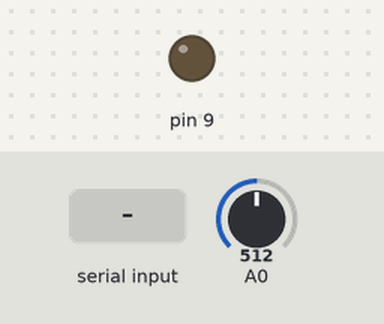
The sketch below on a simulated Arduino Leonardo, built with avr-gcc and run on an emulated ATmega32U4. On the bench: output pins drawn as LEDs (lit = HIGH). Inputs (shaded band) come from the test bench; at power-on: A0 = 512.

Above: at 1.2 s.
1.3 s: A0 set to 122
At 2.4 s:
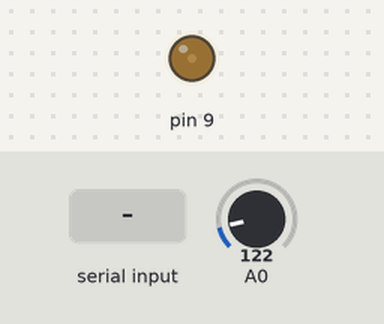
4.2 s: A0 set to 0
At 8.3 s:
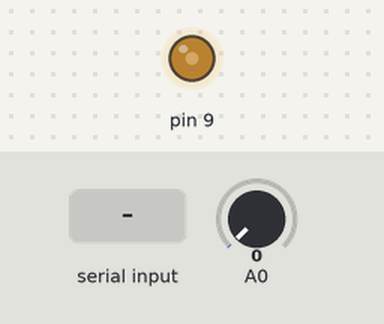
8.7 s: "SET_GAIN\n" received over Serial
At 9.3 s:
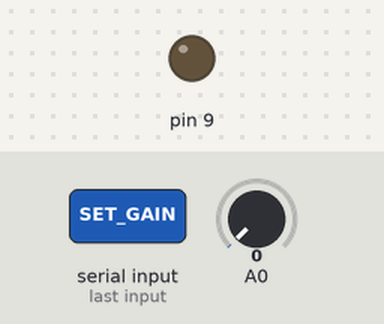
Timing chart, 0 to 11.2 s (numbered marks = the images above; inputs shaded):
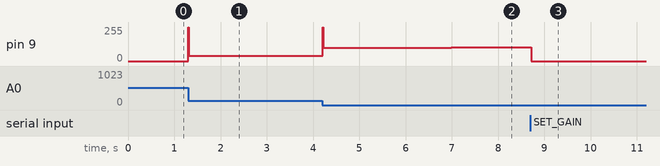

Measured:
- after the input at 1.3 s, pin 9: 0/255 → 38/255 at once, → 39/255 1.4 s later
- after the input at 8.7 s, pin 9: 102/255 → 0/255 at once

The sketch:

active_mode_233.ino
```cpp
// snippet: active_mode_233
// tags: active, serial, command, response
// boards: avr, esp32, megaavr, nano33iot, romi32u4, rp2040
// library: none
// description: Active sketch: SET_GAIN <kp> <ki> <kd> updates PID gains at runtime
// prompts: active, sketch, set_gain, updates, gains, runtime
// verified: compile-only
// source: kd-generated (id 233)
// exact-include: Arduino.h

#include <Arduino.h>

// PID controller variables
float kp = 1.0, ki = 0.01, kd = 0.1;
float integral = 0.0, prevError = 0.0;
float setpoint = 100.0;
float measured = 0.0;
float output = 0.0;

// Function to update PID gains
void updateGains(float newKp, float newKi, float newKd) {
  kp = newKp;
  ki = newKi;
  kd = newKd;
}

// Function to update setpoint
void updateSetpoint(float newSetpoint) {
  setpoint = newSetpoint;
}

// Function to calculate PID output
float pidUpdate(float sp, float pv, float dt) {
  float err = sp - pv;
  integral += err * dt;
  integral = constrain(integral, -200.0, 200.0);  // anti-windup
  float deriv = (err - prevError) / dt;
  prevError = err;
  return kp * err + ki * integral + kd * deriv;
}

void setup() {
  Serial.begin(9600);
  while (!Serial && millis() < 3000);  // Wait for USB serial on Leonardo/Nano 33
}

void loop() {
  static unsigned long prevMs = 0;
  unsigned long now = millis();
  if (now - prevMs >= 10) {  // 100Hz update rate
    prevMs = now;
    measured = analogRead(A0) * (5.0 / 1023.0) * 100.0;
    output = pidUpdate(setpoint, measured, 0.01);
    output = constrain(output, 0, 255);
    analogWrite(9, (int)output);

    // Handle incoming serial commands
    if (Serial.available() > 0) {
      String command = Serial.readStringUntil('\n');
      if (command.startsWith("SET_GAIN")) {
        float newKp, newKi, newKd;
        sscanf(command.c_str(), "SET_GAIN %f %f %f", &newKp, &newKi, &newKd);
        updateGains(newKp, newKi, newKd);
      } else if (command.startsWith("SETPOINT")) {
        float newSetpoint;
        sscanf(command.c_str(), "SETPOINT %f", &newSetpoint);
        updateSetpoint(newSetpoint);
      } else if (command == "REPORT") {
        Serial.print("sp: "); Serial.print(setpoint);
        Serial.print(" pv: "); Serial.print(measured);
        Serial.print(" out: "); Serial.println(output);
      }
    }
  }
}
```
